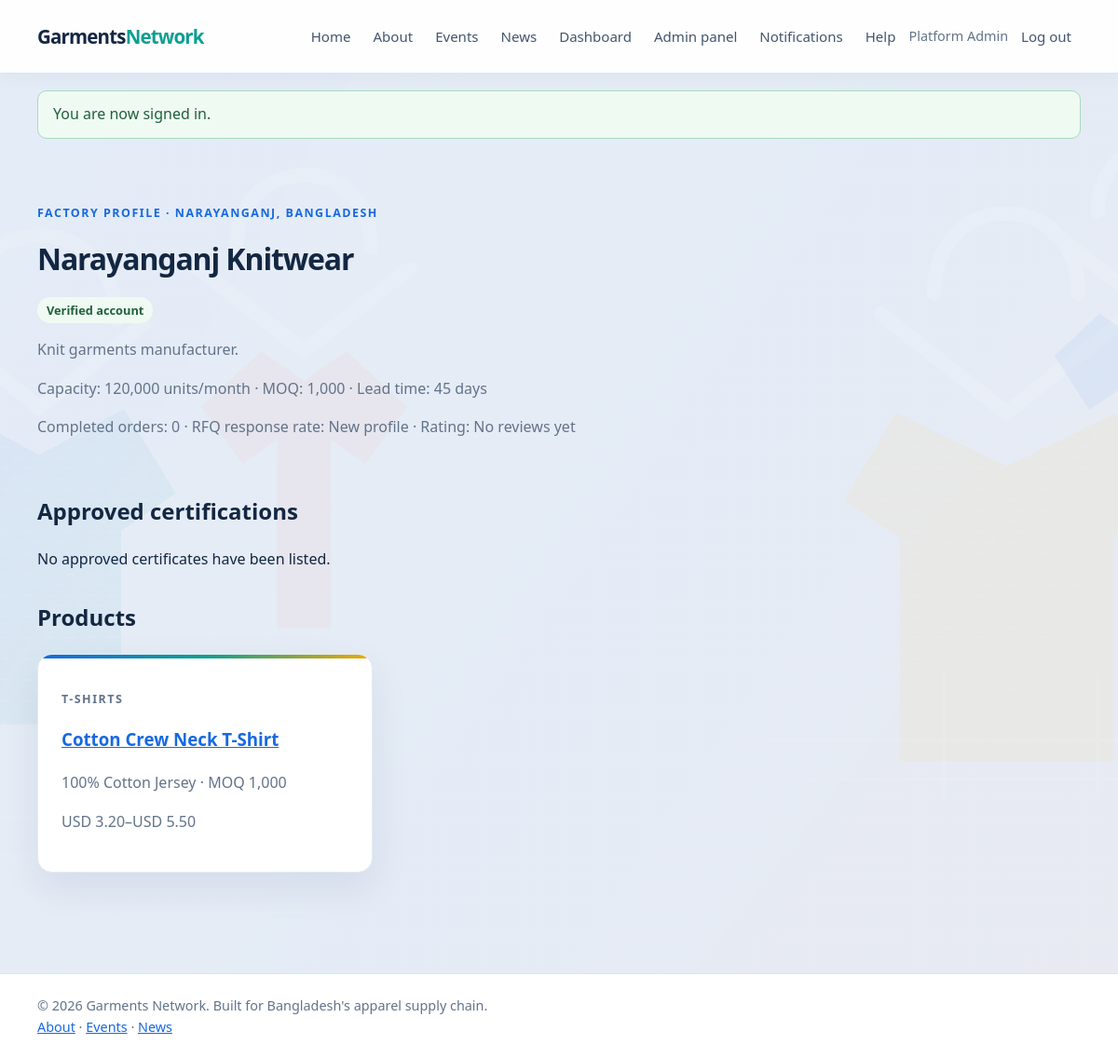
The page /factory/view.php?id=7 (signed in) on the database its author committed.
### tables this page shows
CREATE TABLE users (
    id BIGINT UNSIGNED AUTO_INCREMENT PRIMARY KEY,
    role_id TINYINT UNSIGNED NOT NULL,
    name VARCHAR(120) NOT NULL,
    email VARCHAR(190) NOT NULL UNIQUE,
    password_hash VARCHAR(255) NOT NULL,
    status ENUM('active', 'suspended') NOT NULL DEFAULT 'active',
    created_at TIMESTAMP NOT NULL DEFAULT CURRENT_TIMESTAMP,
    updated_at TIMESTAMP NOT NULL DEFAULT CURRENT_TIMESTAMP ON UPDATE CURRENT_TIMESTAMP,
    CONSTRAINT fk_users_role FOREIGN KEY (role_id) REFERENCES roles(id),
    INDEX idx_users_role_status (role_id, status)
);

CREATE TABLE companies (
    id BIGINT UNSIGNED AUTO_INCREMENT PRIMARY KEY,
    owner_user_id BIGINT UNSIGNED NOT NULL UNIQUE,
    name VARCHAR(190) NOT NULL,
    description TEXT NULL,
    location VARCHAR(190) NOT NULL,
    website VARCHAR(255) NULL,
    phone VARCHAR(40) NULL,
    logo_path VARCHAR(255) NULL,
    cover_image_path VARCHAR(255) NULL,
    capacity_per_month INT UNSIGNED NULL,
    moq INT UNSIGNED NULL,
    lead_time_days SMALLINT UNSIGNED NULL,
    verification_status ENUM('unverified', 'pending', 'verified', 'rejected') NOT NULL DEFAULT 'unverified',
    verification_remarks TEXT NULL,
    created_at TIMESTAMP NOT NULL DEFAULT CURRENT_TIMESTAMP,
    updated_at TIMESTAMP NOT NULL DEFAULT CURRENT_TIMESTAMP ON UPDATE CURRENT_TIMESTAMP,
    CONSTRAINT fk_companies_owner FOREIGN KEY (owner_user_id) REFERENCES users(id) ON DELETE CASCADE,
    INDEX idx_companies_location (location),
    INDEX idx_companies_verification (verification_status)
);

CREATE TABLE products (
    id BIGINT UNSIGNED AUTO_INCREMENT PRIMARY KEY,
    company_id BIGINT UNSIGNED NOT NULL,
    category_id BIGINT UNSIGNED NOT NULL,
    name VARCHAR(190) NOT NULL,
    fabric VARCHAR(120) NULL,
    description TEXT NULL,
    moq INT UNSIGNED NOT NULL DEFAULT 1,
    price_min DECIMAL(12,2) NULL,
    price_max DECIMAL(12,2) NULL,
    currency CHAR(3) NOT NULL DEFAULT 'USD',
    image_path VARCHAR(255) NULL,
    status ENUM('active', 'inactive') NOT NULL DEFAULT 'active',
    created_at TIMESTAMP NOT NULL DEFAULT CURRENT_TIMESTAMP,
    CONSTRAINT fk_products_company FOREIGN KEY (company_id) REFERENCES companies(id) ON DELETE CASCADE,
    CONSTRAINT fk_products_category FOREIGN KEY (category_id) REFERENCES categories(id),
    INDEX idx_products_category_status (category_id, status),
    INDEX idx_products_company_status (company_id, status),
    INDEX idx_products_moq (moq)
);

CREATE TABLE categories (
    id BIGINT UNSIGNED AUTO_INCREMENT PRIMARY KEY,
    parent_id BIGINT UNSIGNED NULL,
    name VARCHAR(120) NOT NULL,
    slug VARCHAR(140) NOT NULL UNIQUE,
    CONSTRAINT fk_categories_parent FOREIGN KEY (parent_id) REFERENCES categories(id) ON DELETE SET NULL
);

### includes/functions.php (called while the page is built, shortened)
<?php
function e(?string $value): string
{
    return htmlspecialchars($value ?? '', ENT_QUOTES | ENT_SUBSTITUTE, 'UTF-8');
}
function app_url(string $path = ''): string
{
    $projectRoot = realpath(__DIR__ . DIRECTORY_SEPARATOR . '..');
    $base = '';
    $scriptFile = isset($_SERVER['SCRIPT_FILENAME']) ? realpath($_SERVER['SCRIPT_FILENAME']) : false;
    $scriptName = str_replace('\\', '/', (string) ($_SERVER['SCRIPT_NAME'] ?? ''));
    if ($projectRoot !== false && $scriptFile !== false) {
        $normalizedRoot = rtrim(str_replace('\\', '/', $projectRoot), '/');
        $normalizedScript = str_replace('\\', '/', $scriptFile);
        $rootPrefix = $normalizedRoot . '/';
        if (stripos($normalizedScript, $rootPrefix) === 0) {
            $relativeScript = substr($normalizedScript, strlen($rootPrefix));
            if ($relativeScript !== '' && strlen($scriptName) >= strlen($relativeScript)) {
                $scriptSuffix = substr($scriptName, -strlen($relativeScript));
                if (strcasecmp($scriptSuffix, $relativeScript) === 0) {
                    $base = rtrim(substr($scriptName, 0, -strlen($relativeScript)), '/');
                }
            }
        }
        if ($base === '') {
            $documentRoot = isset($_SERVER['DOCUMENT_ROOT']) ? realpath($_SERVER['DOCUMENT_ROOT']) : false;
            $normalizedDocumentRoot = $documentRoot === false
                ? ''
                : rtrim(str_replace('\\', '/', $documentRoot), '/');
            $normalizedProject = str_replace('\\', '/', $projectRoot);
        }
    }
    $path = ltrim($path, '/');
    return $base . ($path === '' ? '' : '/' . $path);
}
function take_flash(): ?array
{
    $flash = $_SESSION['flash'];
    return $flash;
}

### includes/auth.php (called while the page is built, shortened)
<?php
require_once __DIR__ . '/db.php';
require_once __DIR__ . '/functions.php';
function current_user(): ?array
{
    static $checked = false;
    static $cachedUser = null;
    if ($checked) {
        return $cachedUser;
    }
    $checked = true;
    $statement = db()->prepare(
        'SELECT users.id, users.name, users.email, users.status, roles.slug AS role
         FROM users INNER JOIN roles ON roles.id = users.role_id
         WHERE users.id = :user_id LIMIT 1'
    );
    $statement->execute(['user_id' => $_SESSION['user']['id']]);
    $user = $statement->fetch();
    unset($user['status']);
    $cachedUser = $user;
    return $cachedUser;
}
function require_login(): void
{
    if (current_user() === null) {
        set_flash('error', 'Please sign in to continue.');
        redirect_to(app_url('auth/login.php'));
    }
}
function require_role(string ...$roles): void
{
    require_login();
}

### includes/db.php (called while the page is built, shortened)
<?php
function db(): PDO
{
    static $connection = null;
    if ($connection instanceof PDO) {
        return $connection;
    }
    $host = getenv('DB_HOST') ?: '127.0.0.1';
    $database = getenv('DB_NAME') ?: 'garments_network';
    $username = getenv('DB_USER') ?: 'root';
    $password = getenv('DB_PASSWORD') ?: '';
    $charset = 'utf8mb4';
    $dsn = "mysql:host={$host};dbname={$database};charset={$charset}";
    $connection = new PDO($dsn, $username, $password, [
        PDO::ATTR_ERRMODE => PDO::ERRMODE_EXCEPTION,
        PDO::ATTR_DEFAULT_FETCH_MODE => PDO::FETCH_ASSOC,
        PDO::ATTR_EMULATE_PREPARES => false,
    ]);
    return $connection;
}

### includes/domain.php (called while the page is built, shortened)
<?php
require_once __DIR__ . '/auth.php';
function money_format_value($amount, string $currency): string
{
    return e($currency) . ' ' . number_format((float) $amount, 2);
}

### factory/view.php (the view, shortened to what this page needs)
<?php
require_once __DIR__ . '/../includes/domain.php';
require_role('buying_house', 'factory', 'supplier', 'admin');
$companyId = filter_var($_GET['id'] ?? null, FILTER_VALIDATE_INT);
$statement = db()->prepare(
    "SELECT companies.*, users.name AS contact_name
     FROM companies
     INNER JOIN users ON users.id = companies.owner_user_id
     INNER JOIN roles ON roles.id = users.role_id
     WHERE companies.id = :company_id AND roles.slug IN ('factory', 'supplier') LIMIT 1"
);
$statement->execute(['company_id' => $companyId]);
$factory = $statement->fetch();
$productsStatement = db()->prepare(
    "SELECT products.id, products.name, products.fabric, products.description, products.moq,
            products.price_min, products.price_max, products.currency, categories.name AS category_name
     FROM products INNER JOIN categories ON categories.id = products.category_id
     WHERE products.company_id = :company_id AND products.status = 'active'
     ORDER BY products.created_at DESC"
);
$productsStatement->execute(['company_id' => $companyId]);
$products = $productsStatement->fetchAll();
$certificatesStatement = db()->prepare(
    "SELECT certificate_name, expires_on FROM company_certificates
     WHERE company_id = :company_id AND status = 'approved'
     ORDER BY certificate_name"
);
$certificatesStatement->execute(['company_id' => $companyId]);
$certificates = $certificatesStatement->fetchAll();
$trustStatement = db()->prepare(
    'SELECT
        (SELECT COUNT(*) FROM orders WHERE orders.factory_company_id = companies.id AND orders.status = \'completed\') AS completed_orders,
        (SELECT COUNT(*) FROM rfq_recipients WHERE rfq_recipients.recipient_company_id = companies.id) AS rfq_count,
        (SELECT COUNT(*) FROM quotations WHERE quotations.factory_company_id = companies.id AND quotations.status NOT IN (\'withdrawn\', \'rejected\')) AS quote_count,
        (SELECT AVG(reviews.rating) FROM reviews WHERE reviews.reviewee_id = companies.owner_user_id) AS average_rating,
        (SELECT COUNT(*) FROM reviews WHERE reviews.reviewee_id = companies.owner_user_id) AS review_count
     FROM companies WHERE companies.id = :company_id'
);
$trustStatement->execute(['company_id' => $companyId]);
$trust = $trustStatement->fetch();
$responseRate = (int) $trust['rfq_count'] > 0
    ? round(((int) $trust['quote_count'] / (int) $trust['rfq_count']) * 100)
    : null;
require __DIR__ . '/../includes/header.php';
?>
<main class="container">
    <section class="page-heading">
        <p class="eyebrow">Factory profile · <?= e($factory['location']) ?></p>
        <h1><?= e($factory['name']) ?></h1>
        <p><span class="status-pill status-<?= e($factory['verification_status']) ?>"><?= e(ucfirst($factory['verification_status'])) ?> account</span></p>
        <p><?= e($factory['description'] ?? 'No company description provided.') ?></p>
        <p>Capacity: <?= $factory['capacity_per_month'] === null ? 'Not provided' : number_format((int) $factory['capacity_per_month']) . ' units/month' ?> ·
            MOQ: <?= $factory['moq'] === null ? 'Not provided' : number_format((int) $factory['moq']) ?> ·
            Lead time: <?= $factory['lead_time_days'] === null ? 'Not provided' : (int) $factory['lead_time_days'] . ' days' ?></p>
        <p>Completed orders: <?= (int) $trust['completed_orders'] ?> ·
            RFQ response rate: <?= $responseRate === null ? 'New profile' : (int) $responseRate . '%' ?> ·
            Rating: <?= $trust['average_rating'] === null ? 'No reviews yet' : e(number_format((float) $trust['average_rating'], 1) . '/5 (' . (int) $trust['review_count'] . ' reviews)') ?></p>
    </section>
    <section class="admin-section"><h2>Approved certifications</h2>
        <?php if ($certificates === []): ?><p>No approved certificates have been listed.</p>
        <?php else: ?><ul><?php foreach ($certificates as $certificate): ?><li><?= e($certificate['certificate_name']) ?><?php if ($certificate['expires_on'] !== null): ?> · expires <?= e($certificate['expires_on']) ?><?php endif; ?></li><?php endforeach; ?></ul><?php endif; ?>
    </section>
    <section class="admin-section"><h2>Products</h2><div class="feature-grid">
        <?php foreach ($products as $product): ?>
            <article class="card"><p class="eyebrow"><?= e($product['category_name']) ?></p>
                <h3><a href="<?= e(app_url('products/view.php?id=' . (int) $product['id'])) ?>"><?= e($product['name']) ?></a></h3>
                <p><?= e($product['fabric'] ?? 'Fabric not specified') ?> · MOQ <?= number_format((int) $product['moq']) ?></p>
                <p><?= e(money_format_value($product['price_min'], $product['currency'])) ?>–<?= e(money_format_value($product['price_max'], $product['currency'])) ?></p>
            </article>
        <?php endforeach; ?>
    </div></section>
</main>
<?php require __DIR__ . '/../includes/footer.php'; ?>

### includes/header.php (shortened to what this page needs)
<?php
require_once __DIR__ . '/auth.php';
$signedInUser = current_user();
$flashMessage = take_flash();
?>
<!doctype html>
<html lang="en">
<head>
    <link rel="stylesheet" href="<?= e(app_url('assets/css/style.css')) ?>">
</head>
<body>
<header class="site-header">
    <div class="container nav-wrap">
        <a class="brand" href="<?= e(app_url('index.php')) ?>">Garments<span>Network</span></a>
        <nav aria-label="Main navigation">
            <a href="<?= e(app_url('index.php')) ?>">Home</a>
            <a href="<?= e(app_url('about.php')) ?>">About</a>
            <a href="<?= e(app_url('events/index.php')) ?>">Events</a>
            <a href="<?= e(app_url('news/index.php')) ?>">News</a>
            <?php if ($signedInUser !== null): ?>
                <a href="<?= e(app_url('dashboard.php')) ?>">Dashboard</a>
                <?php if ($signedInUser['role'] === 'admin'): ?>
                    <a href="<?= e(app_url('admin/index.php')) ?>">Admin panel</a>
                <?php endif; ?>
                <?php
                $unreadStatement = db()->prepare('SELECT COUNT(*) FROM notifications WHERE user_id = :user_id AND read_at IS NULL');
                $unreadStatement->execute(['user_id' => $signedInUser['id']]);
                $unreadCount = (int) $unreadStatement->fetchColumn();
                ?>
                <a href="<?= e(app_url('notifications/index.php')) ?>">Notifications<?= $unreadCount > 0 ? ' (' . $unreadCount . ')' : '' ?></a>
                <a href="<?= e(app_url('complaints/index.php')) ?>">Help</a>
                <span class="nav-user"><?= e($signedInUser['name']) ?></span>
                <form class="nav-form" method="post" action="<?= e(app_url('auth/logout.php')) ?>">
                    <button class="link-button" type="submit">Log out</button>
                </form>
            <?php else: ?>
                <a href="<?= e(app_url('auth/login.php')) ?>">Log in</a>
                <a class="nav-cta" href="<?= e(app_url('auth/register.php')) ?>">Register</a>
            <?php endif; ?>
        </nav>
    </div>
</header>
<?php if ($flashMessage !== null): ?>
    <div class="container">
        <div class="alert alert-<?= e($flashMessage['type']) ?>" role="status"><?= e($flashMessage['message']) ?></div>
    </div>
<?php endif; ?>

### rows shown on the page
users: name "Platform Admin"
companies: location "NARAYANGANJ, BANGLADESH", name "Narayanganj Knitwear", verification_status "Verified", description "Knit garments manufacturer.", capacity_per_month "120,000", moq "1,000", lead_time_days "45"
products: category.name "T-SHIRTS", name "Cotton Crew Neck T-Shirt", fabric "100% Cotton Jersey", moq "1,000", price_min+currency "USD 3.20", price_max+currency "USD 5.50"

### other values the page prints
$flashMessage['message'] "You are now signed in."
$trust['completed_orders'] "0"
